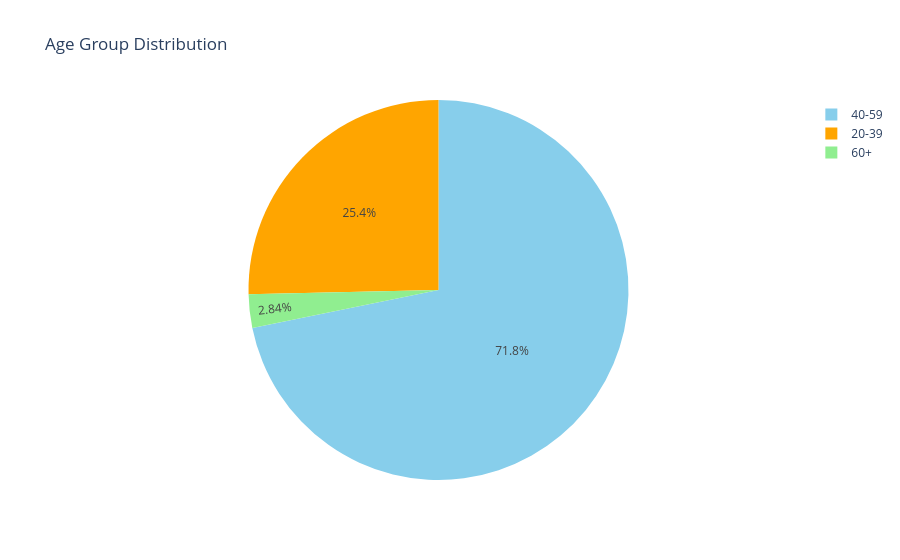

The notebook cell this image was saved under:
### Markdown cell above
### Analysis
There's a gradient:  
Low caffeine ↔ Better sleep.  
High caffeine ↔ More sleep loss/stress.  
Moderate consumers fall somewhere in between, not strongly pulled towards any extreme.  

#### Other observations
"No stress" is far right and distinct, suggesting this group is clearly different from those with caffeine-related stress.  
The vertical spread (Component 2) adds nuance but Component 1 seems more dominant (association strength mostly along the horizontal).

### Code cell
import plotly.express as px

# Data för åldersgruppsfördelning
age_group_grouped_total = railroad_df_clean['Age_Group_Grouped'].value_counts()

# Skapa ett interaktivt cirkeldiagram
fig = px.pie(
    names=age_group_grouped_total.index,
    values=age_group_grouped_total.values,
    title='Age Group Distribution',
    color_discrete_sequence=['skyblue', 'orange', 'lightgreen']  # Anpassade färger
)

# Visa diagrammet
fig.show()
fig.write_html("Age_group_Dist.html")

### Figure 1 — Plotly figure (JSON) as saved in the notebook; plotly's stock layout.template omitted (floating-point values rounded to 4 significant figures)
{"data": [{"domain": {"x": [0, 1], "y": [0, 1]}, "hovertemplate": "label=%{label}<br>value=%{value}<extra></extra>", "labels": ["40-59", "20-39", "60+"], "legendgroup": "", "name": "", "showlegend": true, "type": "pie", "values": [303, 107, 12]}], "layout": {"legend": {"tracegroupgap": 0}, "piecolorway": ["skyblue", "orange", "lightgreen"], "title": {"text": "Age Group Distribution"}}}
